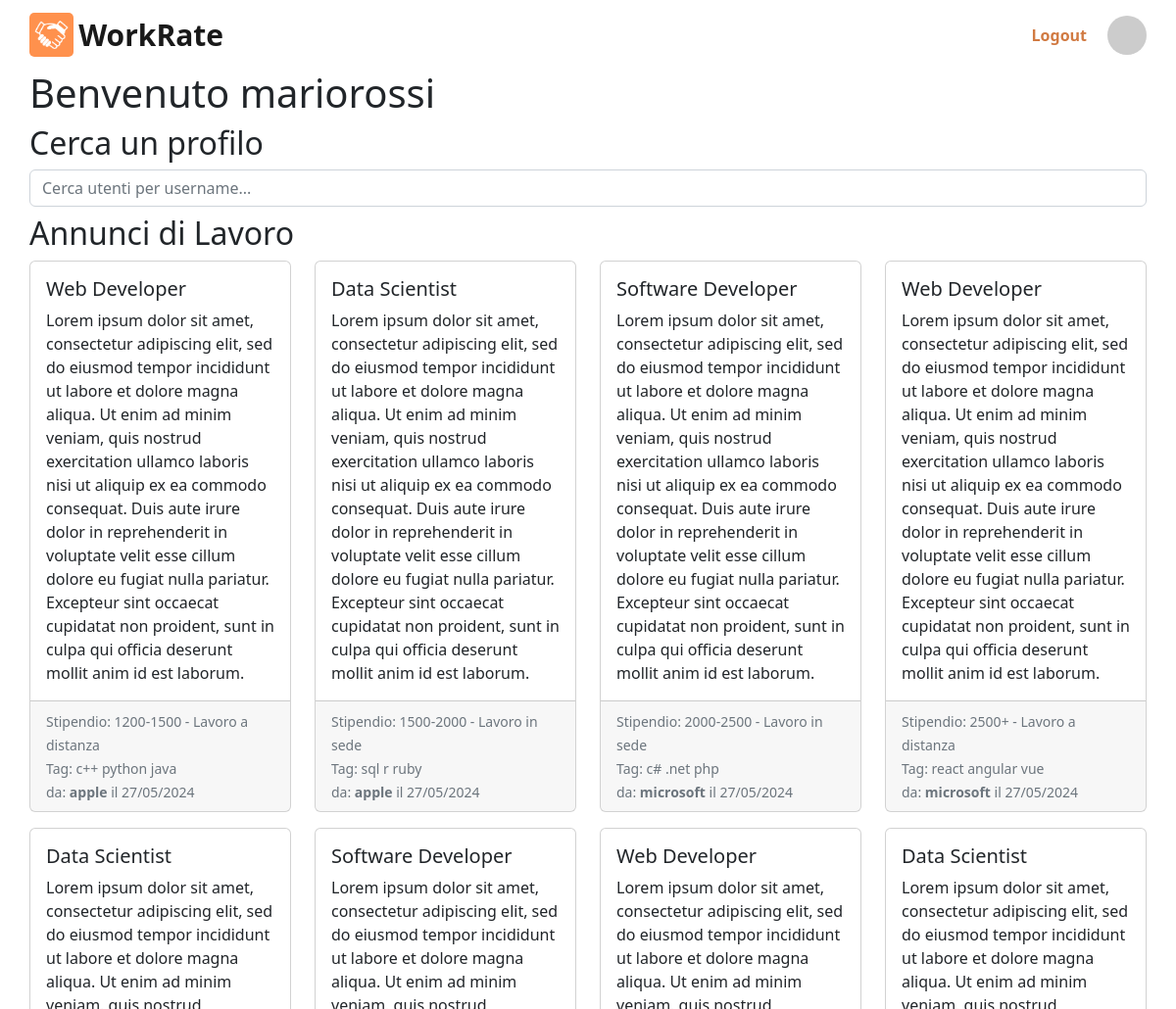
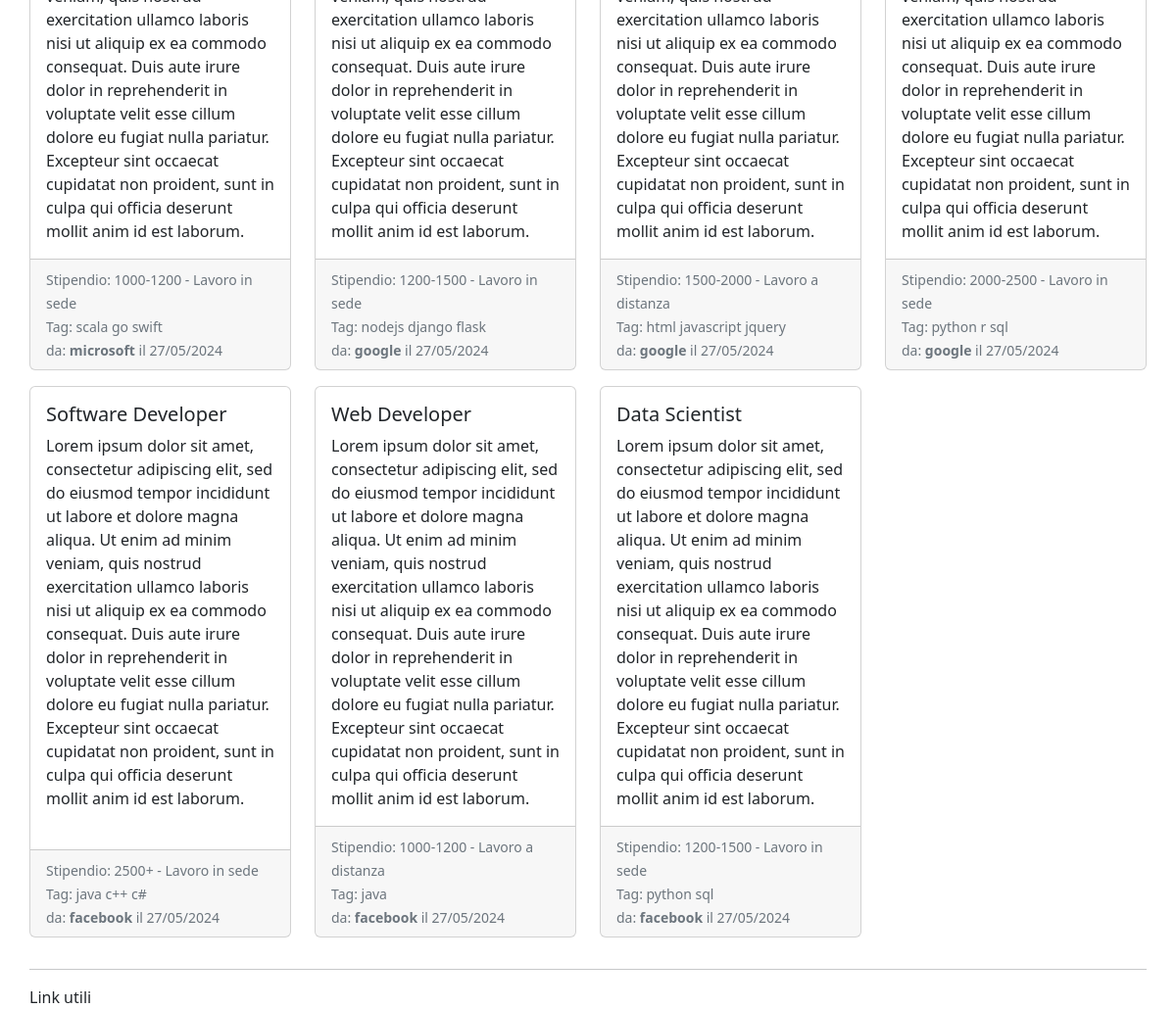
Screenshot of / (signed in) with the database file from the repository (2 pictures, top to bottom).
### utente/models.py (models this page shows)
class Utente(AbstractUser):
    nome = models.CharField('nome', max_length=100)
    citta = models.CharField('citta', max_length=100)
    is_azienda = models.BooleanField('is_azienda', default=False)
    tag = models.CharField('tag', max_length=100, default=None, blank=True, null=True)
    class Meta:
        verbose_name = 'Utente'
        verbose_name_plural = 'Utenti'

class AnnuncioLavoro(models.Model):
    azienda = models.ForeignKey(Utente, on_delete=models.CASCADE, related_name='annunci', limit_choices_to={'is_azienda': True})
    titolo = models.CharField('titolo', max_length=200)
    descrizione = models.TextField('descrizione')
    data_pubblicazione = models.DateTimeField('data di pubblicazione', auto_now_add=True)
    is_distanza = models.BooleanField('id_distanza', default=False)
    tag = models.CharField('tag', max_length=200, default=None, null=True)
    RANGE_STIPENDIO_CHOICES = [("1000-1200", "1000-1200"),("1200-1500", "1200-1500"),("1500-2000", "1500-2000"),("2000-2500", "2000-2500"),("2500+", "2500+")]
    range_stipendio = models.CharField('range_stipendio', max_length=50, choices=RANGE_STIPENDIO_CHOICES)
    is_available = models.BooleanField('is_available', default=True)
    class Meta:
        verbose_name = 'Annuncio di Lavoro'
        verbose_name_plural = 'Annunci di Lavoro'

### ratework/views.py (the view)
# urls.py: 2. Add a URL to urlpatterns:  path('', views.home, name='home')
def home(request):
    if request.user.is_authenticated:
        utenti = Utente.objects.all()
        annunci = AnnuncioLavoro.objects.filter(is_available=True)
        utente = request.user
        hasAwork = False
        if not utente.is_azienda:
            for i in Lavoro.objects.all():
                if i.lavoratore == utente:
                    annunci = annunci.exclude(id=i.annuncio.id)
                    if i.stato == 'Accettato':
                        hasAwork = True
        return render(request, 'home/homepage.html', {'utenti': utenti, 'annunci': annunci, 'utente': utente, 'hasAwork': hasAwork})
    else:
        return render(request, 'home/homepage.html')

### templates/home/homepage.html (shortened to what this page needs)
{% extends "main_page.html" %}
{% block head %}
    {% load static %}
    <link rel="stylesheet" href="{% static 'css/home/style.css'%}">
{% endblock head %}
{% block content %}
    {% include "main_components/navbar.html" %}
    {% if user.is_authenticated %}
    {% include "home/homeAutenticata.html" %}
    {% else %}
    {% include "main_components/body.html" %}
    {% endif %}
    {% include "main_components/footer.html" %}
{% endblock content %}

### templates/home/homeAutenticata.html (shortened to what this page needs)
<h1>Benvenuto {{ user.username }}</h1>
<h2>Cerca un profilo</h2>
    <div class="search-bar">
        <input type="text" id="search-input" class="form-control" placeholder="Cerca utenti per username...">
    </div>
    <h2>Annunci di Lavoro</h2>
    <div class="row">
        {% for i in annunci %}
            <div class="col-md-3 mb-3">
                <div class="card h-100">
                    <div class="card-body">
                        <h5 class="card-title">{{ i.titolo }}</h5>
                        <p class="card-text">{{ i.descrizione }}</p>
                    </div>
                    <div class="card-footer">
                        <small class="text-muted">
                            Stipendio: {{ i.range_stipendio }} -
                            {% if i.is_distanza %}
                                Lavoro a distanza
                            {% else %}
                                Lavoro in sede
                            {% endif %}
                            <br> Tag: {{ i.tag }}
                            <br> da: <b>{{i.azienda}}</b> il {{ i.data_pubblicazione|date:"d/m/Y" }}
                        </small>
                    </div>
                </div>
            </div>
        {% empty %}
        <p>Non sono presenti annunci, torna piu tardi</p>
        {% endfor %}
    </div>

### static/css/home/style.css (style rules this page uses)
body { color: #212529; margin: auto; }

### rows the page displays
Utente: username "mariorossi"
AnnuncioLavoro: titolo "Web Developer", descrizione "Lorem ipsum dolor sit amet, consectetur adipiscing elit, sed do eiusmod tempor incididunt ut labore et dolore magna aliqua. Ut enim ad minim veniam, quis nostrud exercitation ullamco laboris nisi ut aliquip ex ea commodo consequat. Duis aute irure dolor in reprehenderit in voluptate velit esse cillum dolore eu fugiat nulla pariatur. Excepteur sint occaecat cupidatat non proident, sunt in culpa qui officia deserunt mollit anim id est laborum.", range_stipendio "1200-1500", is_distanza "Lavoro a distanza", tag "c++ python java", azienda "apple", data_pubblicazione "27/05/2024"
AnnuncioLavoro: titolo "Data Scientist", descrizione "Lorem ipsum dolor sit amet, consectetur adipiscing elit, sed do eiusmod tempor incididunt ut labore et dolore magna aliqua. Ut enim ad minim veniam, quis nostrud exercitation ullamco laboris nisi ut aliquip ex ea commodo consequat. Duis aute irure dolor in reprehenderit in voluptate velit esse cillum dolore eu fugiat nulla pariatur. Excepteur sint occaecat cupidatat non proident, sunt in culpa qui officia deserunt mollit anim id est laborum.", range_stipendio "1500-2000", is_distanza "Lavoro in sede", tag "sql r ruby", azienda "apple", data_pubblicazione "27/05/2024"
AnnuncioLavoro: titolo "Software Developer", descrizione "Lorem ipsum dolor sit amet, consectetur adipiscing elit, sed do eiusmod tempor incididunt ut labore et dolore magna aliqua. Ut enim ad minim veniam, quis nostrud exercitation ullamco laboris nisi ut aliquip ex ea commodo consequat. Duis aute irure dolor in reprehenderit in voluptate velit esse cillum dolore eu fugiat nulla pariatur. Excepteur sint occaecat cupidatat non proident, sunt in culpa qui officia deserunt mollit anim id est laborum.", range_stipendio "2000-2500", is_distanza "Lavoro in sede", tag "c# .net php", azienda "microsoft", data_pubblicazione "27/05/2024"
AnnuncioLavoro: titolo "Web Developer", descrizione "Lorem ipsum dolor sit amet, consectetur adipiscing elit, sed do eiusmod tempor incididunt ut labore et dolore magna aliqua. Ut enim ad minim veniam, quis nostrud exercitation ullamco laboris nisi ut aliquip ex ea commodo consequat. Duis aute irure dolor in reprehenderit in voluptate velit esse cillum dolore eu fugiat nulla pariatur. Excepteur sint occaecat cupidatat non proident, sunt in culpa qui officia deserunt mollit anim id est laborum.", range_stipendio "2500+", is_distanza "Lavoro a distanza", tag "react angular vue", azienda "microsoft", data_pubblicazione "27/05/2024"
AnnuncioLavoro: titolo "Data Scientist", descrizione "Lorem ipsum dolor sit amet, consectetur adipiscing elit, sed do eiusmod tempor incididunt ut labore et dolore magna aliqua. Ut enim ad minim veniam, quis nostrud exercitation ullamco laboris nisi ut aliquip ex ea commodo consequat. Duis aute irure dolor in reprehenderit in voluptate velit esse cillum dolore eu fugiat nulla pariatur. Excepteur sint occaecat cupidatat non proident, sunt in culpa qui officia deserunt mollit anim id est laborum.", range_stipendio "1000-1200", is_distanza "Lavoro in sede", tag "scala go swift", azienda "microsoft", data_pubblicazione "27/05/2024"
AnnuncioLavoro: titolo "Software Developer", descrizione "Lorem ipsum dolor sit amet, consectetur adipiscing elit, sed do eiusmod tempor incididunt ut labore et dolore magna aliqua. Ut enim ad minim veniam, quis nostrud exercitation ullamco laboris nisi ut aliquip ex ea commodo consequat. Duis aute irure dolor in reprehenderit in voluptate velit esse cillum dolore eu fugiat nulla pariatur. Excepteur sint occaecat cupidatat non proident, sunt in culpa qui officia deserunt mollit anim id est laborum.", range_stipendio "1200-1500", is_distanza "Lavoro in sede", tag "nodejs django flask", azienda "google", data_pubblicazione "27/05/2024"
AnnuncioLavoro: titolo "Web Developer", descrizione "Lorem ipsum dolor sit amet, consectetur adipiscing elit, sed do eiusmod tempor incididunt ut labore et dolore magna aliqua. Ut enim ad minim veniam, quis nostrud exercitation ullamco laboris nisi ut aliquip ex ea commodo consequat. Duis aute irure dolor in reprehenderit in voluptate velit esse cillum dolore eu fugiat nulla pariatur. Excepteur sint occaecat cupidatat non proident, sunt in culpa qui officia deserunt mollit anim id est laborum.", range_stipendio "1500-2000", is_distanza "Lavoro a distanza", tag "html javascript jquery", azienda "google", data_pubblicazione "27/05/2024"
AnnuncioLavoro: titolo "Data Scientist", descrizione "Lorem ipsum dolor sit amet, consectetur adipiscing elit, sed do eiusmod tempor incididunt ut labore et dolore magna aliqua. Ut enim ad minim veniam, quis nostrud exercitation ullamco laboris nisi ut aliquip ex ea commodo consequat. Duis aute irure dolor in reprehenderit in voluptate velit esse cillum dolore eu fugiat nulla pariatur. Excepteur sint occaecat cupidatat non proident, sunt in culpa qui officia deserunt mollit anim id est laborum.", range_stipendio "2000-2500", is_distanza "Lavoro in sede", tag "python r sql", azienda "google", data_pubblicazione "27/05/2024"
AnnuncioLavoro: titolo "Software Developer", descrizione "Lorem ipsum dolor sit amet, consectetur adipiscing elit, sed do eiusmod tempor incididunt ut labore et dolore magna aliqua. Ut enim ad minim veniam, quis nostrud exercitation ullamco laboris nisi ut aliquip ex ea commodo consequat. Duis aute irure dolor in reprehenderit in voluptate velit esse cillum dolore eu fugiat nulla pariatur. Excepteur sint occaecat cupidatat non proident, sunt in culpa qui officia deserunt mollit anim id est laborum.", range_stipendio "2500+", is_distanza "Lavoro in sede", tag "java c++ c#", azienda "facebook", data_pubblicazione "27/05/2024"
AnnuncioLavoro: titolo "Web Developer", descrizione "Lorem ipsum dolor sit amet, consectetur adipiscing elit, sed do eiusmod tempor incididunt ut labore et dolore magna aliqua. Ut enim ad minim veniam, quis nostrud exercitation ullamco laboris nisi ut aliquip ex ea commodo consequat. Duis aute irure dolor in reprehenderit in voluptate velit esse cillum dolore eu fugiat nulla pariatur. Excepteur sint occaecat cupidatat non proident, sunt in culpa qui officia deserunt mollit anim id est laborum.", range_stipendio "1000-1200", is_distanza "Lavoro a distanza", tag "java", azienda "facebook", data_pubblicazione "27/05/2024"
AnnuncioLavoro: titolo "Data Scientist", descrizione "Lorem ipsum dolor sit amet, consectetur adipiscing elit, sed do eiusmod tempor incididunt ut labore et dolore magna aliqua. Ut enim ad minim veniam, quis nostrud exercitation ullamco laboris nisi ut aliquip ex ea commodo consequat. Duis aute irure dolor in reprehenderit in voluptate velit esse cillum dolore eu fugiat nulla pariatur. Excepteur sint occaecat cupidatat non proident, sunt in culpa qui officia deserunt mollit anim id est laborum.", range_stipendio "1200-1500", is_distanza "Lavoro in sede", tag "python sql", azienda "facebook", data_pubblicazione "27/05/2024"
